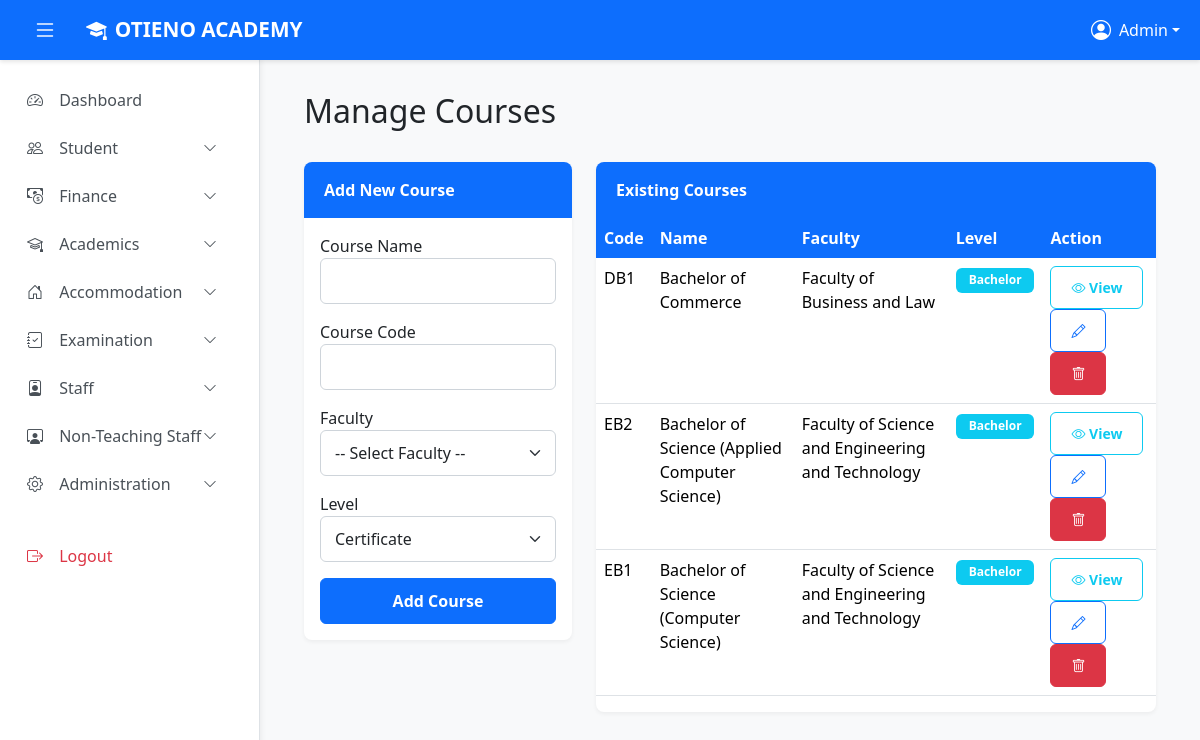
The app's page /admin/courses/manage.php (signed in) with its own data.
### tables this page shows
CREATE TABLE `courses` (
  `id` int(11) NOT NULL AUTO_INCREMENT,
  `faculty_id` int(11) NOT NULL,
  `course_name` varchar(150) NOT NULL,
  `course_code` varchar(20) NOT NULL,
  `level` enum('Certificate','Diploma','Bachelor','Masters','PhD') NOT NULL,
  `created_at` timestamp NOT NULL DEFAULT current_timestamp(),
  PRIMARY KEY (`id`),
  UNIQUE KEY `course_code` (`course_code`),
  CONSTRAINT `courses_ibfk_faculty` FOREIGN KEY (`faculty_id`) REFERENCES `faculties` (`id`) ON DELETE CASCADE
);

CREATE TABLE `faculties` (
  `id` int(11) NOT NULL AUTO_INCREMENT,
  `faculty_name` varchar(100) NOT NULL,
  `faculty_code` varchar(10) NOT NULL,
  `created_at` timestamp NOT NULL DEFAULT current_timestamp(),
  PRIMARY KEY (`id`),
  UNIQUE KEY `faculty_code` (`faculty_code`)
);

### admin/courses/manage.php (the view, shortened to what this page needs)
<?php
require_once '../../config.php';
$courses = $conn->query("SELECT c.*, f.faculty_name, f.id as faculty_id
                         FROM courses c
                         JOIN faculties f ON c.faculty_id = f.id
                         ORDER BY f.faculty_name, c.course_name")->fetch_all(MYSQLI_ASSOC);
?>
<!DOCTYPE html>
<html lang="en">
<head>
    <link href="https://cdn.jsdelivr.net/npm/bootstrap@5.3.3/dist/css/bootstrap.min.css" rel="stylesheet">
    <link href="https://cdn.jsdelivr.net/npm/bootstrap-icons@1.11.3/font/bootstrap-icons.css" rel="stylesheet">
    <link href="../assets/main.css" rel="stylesheet"/>
</head>
<body>
    <?php include '../partials/top_navbar.php'; ?>
    <?php include '../partials/sidebar.php'; ?>
    <main class="main-content" id="mainContent">
        <div class="container-fluid">
            <div class="row mb-4"><div class="col-12"><h2>Manage Courses</h2></div></div>
            <div class="row">
                <div class="col-lg-4">
                    <div class="card">
                        <div class="card-header">Add New Course</div>
                        <div class="card-body">
                            <form method="post">
                                <div class="mb-3"><label>Course Name</label><input type="text" name="course_name" class="form-control" required></div>
                                <div class="mb-3"><label>Course Code</label><input type="text" name="course_code" class="form-control" required></div>
                                <div class="mb-3">
                                    <label>Faculty</label>
                                    <select name="faculty_id" class="form-select" required>
                                        <option value="">-- Select Faculty --</option>
                                    </select>
                                </div>
                                <div class="mb-3">
                                    <label>Level</label>
                                    <select name="level" class="form-select" required>
                                        <option value="Certificate">Certificate</option>
                                    </select>
                                </div>
                                <button class="btn btn-primary w-100">Add Course</button>
                            </form>
                        </div>
                    </div>
                </div>
                <div class="col-lg-8">
                    <div class="card">
                        <div class="card-header">Existing Courses</div>
                        <div class="card-body p-0">
                            <table class="table table-hover">
                                <thead><tr><th>Code</th><th>Name</th><th>Faculty</th><th>Level</th><th>Action</th></tr></thead>
                                <tbody>
                                    <?php foreach ($courses as $c): ?>
                                    <tr>
                                        <td><?php echo htmlspecialchars($c['course_code']); ?></td>
                                        <td><?php echo htmlspecialchars($c['course_name']); ?></td>
                                        <td><?php echo htmlspecialchars($c['faculty_name']); ?></td>
                                        <td><span class="badge bg-info"><?php echo $c['level']; ?></span></td>
                                        <td>
                                            <a href="view.php?id=<?php echo $c['id']; ?>" class="btn btn-sm btn-outline-info">
                                                <i class="bi bi-eye"></i> View
                                            </a>
                                            <button class="btn btn-sm btn-outline-primary edit-course-btn"
                                                data-bs-toggle="modal" data-bs-target="#editCourseModal"
                                                data-id="<?php echo $c['id']; ?>"
                                                data-name="<?php echo htmlspecialchars($c['course_name']); ?>"
                                                data-code="<?php echo htmlspecialchars($c['course_code']); ?>"
                                                data-faculty="<?php echo $c['faculty_id']; ?>"
                                                data-level="<?php echo $c['level']; ?>">
                                                <i class="bi bi-pencil"></i>
                                            </button>
                                            <form method="post" class="d-inline" onsubmit="return confirm('Delete? This will remove all associated units.');">
                                                <button class="btn btn-sm btn-danger"><i class="bi bi-trash"></i></button>
                                            </form>
                                        </td>
                                    </tr>
                                    <?php endforeach; ?>
                                </tbody>
                            </table>
                        </div>
                    </div>
                </div>
            </div>
        </div>
    </main>
</html>

### admin/assets/main.css (style rules this page uses)
:root { --sidebar-width: 260px; --navbar-height: 60px; }
body { background-color: #f8f9fa; font-family: 'Segoe UI', Tahoma, Geneva, Verdana, sans-serif; }
.main-content { margin-top: var(--navbar-height); margin-left: var(--sidebar-width); transition: margin-left 0.3s ease; padding: 2rem; }
.card { border: none; border-radius: 8px; box-shadow: 0 2px 4px rgba(0, 0, 0, 0.05); margin-bottom: 1.5rem; }
.card-header { background-color: #0d6efd; color: white; border: none; border-radius: 8px 8px 0 0 !important; padding: 1rem 1.25rem; font-weight: 600; }
.table thead th { background-color: #0d6efd; color: white; border: none; font-weight: 600; white-space: nowrap; }
.table tbody tr { transition: background-color 0.2s ease; }
.form-control, .form-select { border-radius: 6px; border: 1px solid #ced4da; padding: 0.625rem 0.875rem; }
.btn { border-radius: 6px; padding: 0.625rem 1.25rem; font-weight: 600; }
.btn-primary { background-color: #0d6efd; border-color: #0d6efd; }
.badge { padding: 0.4rem 0.8rem; font-weight: 600; }

### records on screen
courses: course_code "DB1", course_name "Bachelor of Commerce", faculty.faculty_name "Faculty of Business and Law", level "Bachelor"
courses: course_code "EB2", course_name "Bachelor of Science (Applied Computer Science)", faculty.faculty_name "Faculty of Science and Engineering and Technology", level "Bachelor"
courses: course_code "EB1", course_name "Bachelor of Science (Computer Science)", faculty.faculty_name "Faculty of Science and Engineering and Technology", level "Bachelor"

### other values on screen
$admin_name "Admin"
